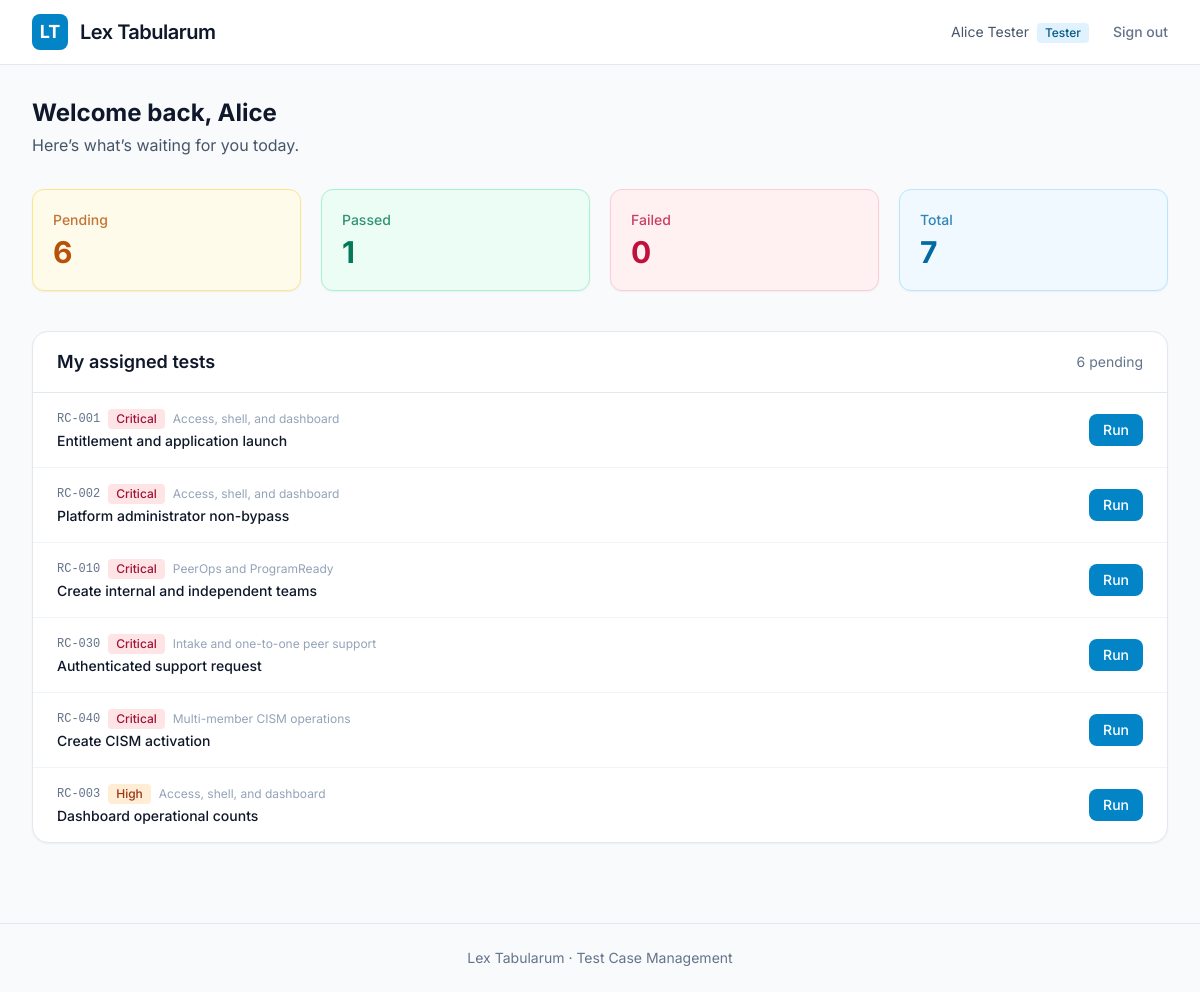
/web/public/index.php (signed in), run on the app's committed database.
### tables this page shows
CREATE TABLE users (
    id              INT UNSIGNED AUTO_INCREMENT PRIMARY KEY,
    username        VARCHAR(50)  NOT NULL UNIQUE,
    email           VARCHAR(255) NOT NULL UNIQUE,
    full_name       VARCHAR(150) NOT NULL,
    password_hash   VARCHAR(255) NOT NULL,
    role            ENUM('tester', 'lead', 'admin') NOT NULL DEFAULT 'tester',
    is_active       TINYINT(1)   NOT NULL DEFAULT 1,
    created_at      DATETIME     NOT NULL DEFAULT CURRENT_TIMESTAMP,
    updated_at      DATETIME     NOT NULL DEFAULT CURRENT_TIMESTAMP ON UPDATE CURRENT_TIMESTAMP
);

CREATE TABLE test_executions (
    id                  INT UNSIGNED AUTO_INCREMENT PRIMARY KEY,
    test_case_id        INT UNSIGNED NOT NULL,
    assigned_to         INT UNSIGNED NULL,
    executed_by         INT UNSIGNED NULL,
    status              ENUM('pending','pass','fail','blocked','skipped') NOT NULL DEFAULT 'pending',
    notes               TEXT,
    failure_description TEXT,
    screenshot_path     VARCHAR(500) NULL,
    executed_at         DATETIME NULL,
    created_at          DATETIME NOT NULL DEFAULT CURRENT_TIMESTAMP,
    updated_at          DATETIME NOT NULL DEFAULT CURRENT_TIMESTAMP ON UPDATE CURRENT_TIMESTAMP,
    FOREIGN KEY (test_case_id) REFERENCES test_cases(id) ON DELETE CASCADE,
    FOREIGN KEY (assigned_to)  REFERENCES users(id) ON DELETE SET NULL,
    FOREIGN KEY (executed_by)  REFERENCES users(id) ON DELETE SET NULL,
    INDEX idx_status (status),
    INDEX idx_assigned (assigned_to),
    INDEX idx_executed_by (executed_by)
);

CREATE TABLE test_cases (
    id              INT UNSIGNED AUTO_INCREMENT PRIMARY KEY,
    suite_id        INT UNSIGNED NULL,
    external_id     VARCHAR(100) NULL,
    title           VARCHAR(255) NOT NULL,
    description     TEXT,
    preconditions   TEXT,
    steps           TEXT NOT NULL,
    expected_result TEXT NOT NULL,
    priority        ENUM('critical','high','medium','low') NOT NULL DEFAULT 'medium',
    tags            VARCHAR(500) NULL,
    is_active       TINYINT(1) NOT NULL DEFAULT 1,
    created_by      INT UNSIGNED NULL,
    created_at      DATETIME NOT NULL DEFAULT CURRENT_TIMESTAMP,
    updated_at      DATETIME NOT NULL DEFAULT CURRENT_TIMESTAMP ON UPDATE CURRENT_TIMESTAMP,
    FOREIGN KEY (suite_id)   REFERENCES test_suites(id) ON DELETE SET NULL,
    FOREIGN KEY (created_by) REFERENCES users(id) ON DELETE SET NULL,
    INDEX idx_external_id (external_id),
    INDEX idx_priority (priority),
    INDEX idx_active (is_active)
);

CREATE TABLE test_suites (
    id              INT UNSIGNED AUTO_INCREMENT PRIMARY KEY,
    name            VARCHAR(150) NOT NULL,
    description     TEXT,
    created_by      INT UNSIGNED NULL,
    created_at      DATETIME NOT NULL DEFAULT CURRENT_TIMESTAMP,
    FOREIGN KEY (created_by) REFERENCES users(id) ON DELETE SET NULL
);

### web/config/database.php (called while the page is built, shortened)
<?php
function getPDO(): PDO
{
    static $pdo = null;
    if ($pdo === null) {
        $dsn = 'mysql:host=' . DB_HOST . ';dbname=' . DB_NAME . ';charset=' . DB_CHARSET;
        $pdo = new PDO($dsn, DB_USER, DB_PASS, [
            PDO::ATTR_ERRMODE            => PDO::ERRMODE_EXCEPTION,
            PDO::ATTR_DEFAULT_FETCH_MODE => PDO::FETCH_ASSOC,
            PDO::ATTR_EMULATE_PREPARES   => false,
        ]);
    }
    return $pdo;
}

### web/includes/auth.php (called while the page is built, shortened)
<?php
require_once __DIR__ . '/../config/database.php';
function currentUser(): ?array
{
    static $user = null;
    if ($user === null) {
        $stmt = getPDO()->prepare('SELECT id, username, email, full_name, role FROM users WHERE id = ? AND is_active = 1');
        $stmt->execute([$_SESSION['user_id']]);
        $user = $stmt->fetch() ?: null;
    }
    return $user;
}
function requireLogin(): void
{
    if (!currentUser()) {
        header('Location: /login.php');
        exit;
    }
}

### web/public/index.php (the view, shortened to what this page needs)
<?php
require_once __DIR__ . '/../includes/auth.php';
requireLogin();
$user = currentUser();
$pdo  = getPDO();
$stmt = $pdo->prepare("
    SELECT
        SUM(status = 'pending')  AS pending,
        SUM(status = 'pass')     AS passed,
        SUM(status = 'fail')     AS failed,
        SUM(status = 'blocked')  AS blocked,
        COUNT(*)                 AS total
    FROM test_executions
    WHERE assigned_to = ?
");
$stmt->execute([$user['id']]);
$stats = $stmt->fetch();
$stmt = $pdo->prepare("
    SELECT e.id, e.status, e.created_at,
           tc.external_id, tc.title, tc.priority, ts.name AS suite_name
    FROM test_executions e
    JOIN test_cases tc ON tc.id = e.test_case_id
    LEFT JOIN test_suites ts ON ts.id = tc.suite_id
    WHERE e.assigned_to = ? AND e.status = 'pending'
    ORDER BY FIELD(tc.priority, 'critical','high','medium','low'), e.created_at
    LIMIT 15
");
$stmt->execute([$user['id']]);
$assigned = $stmt->fetchAll();
require __DIR__ . '/../includes/header.php';
?>
<div class="mb-8">
    <h1 class="text-2xl font-bold text-slate-900">
        Welcome back, <?= htmlspecialchars(explode(' ', $user['full_name'])[0]) ?>
    </h1>
    <p class="mt-1 text-slate-600">Here’s what’s waiting for you today.</p>
</div>
<div class="grid grid-cols-1 sm:grid-cols-2 lg:grid-cols-4 gap-5 mb-10">
    <?php
    $cards = [
        ['label' => 'Pending',  'value' => $stats['pending'] ?? 0, 'color' => 'bg-amber-50 text-amber-700 border-amber-200'],
        ['label' => 'Passed',   'value' => $stats['passed']  ?? 0, 'color' => 'bg-emerald-50 text-emerald-700 border-emerald-200'],
        ['label' => 'Failed',   'value' => $stats['failed']  ?? 0, 'color' => 'bg-rose-50 text-rose-700 border-rose-200'],
        ['label' => 'Total',    'value' => $stats['total']   ?? 0, 'color' => 'bg-sky-50 text-sky-700 border-sky-200'],
    ];
    foreach ($cards as $card):
    ?>
    <div class="rounded-xl border <?= $card['color'] ?> p-5 shadow-sm">
        <p class="text-sm font-medium opacity-80"><?= $card['label'] ?></p>
        <p class="mt-1 text-3xl font-bold"><?= (int)$card['value'] ?></p>
    </div>
    <?php endforeach; ?>
</div>
<div class="bg-white rounded-2xl shadow-sm border border-slate-200 overflow-hidden">
    <div class="px-6 py-4 border-b border-slate-200 flex items-center justify-between">
        <h2 class="text-lg font-semibold text-slate-900">My assigned tests</h2>
        <span class="text-sm text-slate-500"><?= count($assigned) ?> pending</span>
    </div>
    <?php if (empty($assigned)): ?>
        <div class="px-6 py-16 text-center">
            <div class="inline-flex items-center justify-center w-12 h-12 rounded-full bg-slate-100 text-slate-400 mb-4">
                <svg class="w-6 h-6" fill="none" stroke="currentColor" viewBox="0 0 24 24"><path stroke-linecap="round" stroke-linejoin="round" stroke-width="2" d="M9 12l2 2 4-4m6 2a9 9 0 11-18 0 9 9 0 0118 0z"/></svg>
            </div>
            <p class="text-slate-600 font-medium">You’re all caught up</p>
            <p class="text-sm text-slate-500 mt-1">No pending tests assigned to you right now.</p>
        </div>
    <?php else: ?>
        <ul class="divide-y divide-slate-100">
            <?php foreach ($assigned as $row): ?>
            <li class="px-6 py-4 hover:bg-slate-50 transition flex items-center justify-between gap-4">
                <div class="min-w-0 flex-1">
                    <div class="flex items-center gap-2 mb-0.5">
                        <span class="text-xs font-mono font-medium text-slate-500"><?= htmlspecialchars($row['external_id']) ?></span>
                        <?php
                        $prioColor = match($row['priority']) {
                            'critical' => 'bg-rose-100 text-rose-800',
                            'high'     => 'bg-orange-100 text-orange-800',
                            'medium'   => 'bg-sky-100 text-sky-800',
                            default    => 'bg-slate-100 text-slate-700',
                        };
                        ?>
                        <span class="inline-flex items-center px-2 py-0.5 rounded text-xs font-medium <?= $prioColor ?>">
                            <?= ucfirst($row['priority']) ?>
                        </span>
                        <?php if ($row['suite_name']): ?>
                            <span class="text-xs text-slate-400 truncate"><?= htmlspecialchars($row['suite_name']) ?></span>
                        <?php endif; ?>
                    </div>
                    <p class="text-sm font-medium text-slate-900 truncate"><?= htmlspecialchars($row['title']) ?></p>
                </div>
                <a href="/execute.php?id=<?= (int)$row['id'] ?>"
                   class="shrink-0 inline-flex items-center px-3.5 py-1.5 rounded-lg text-sm font-medium bg-sky-600 text-white hover:bg-sky-700 transition">
                    Run
                </a>
            </li>
            <?php endforeach; ?>
        </ul>
    <?php endif; ?>
</div>
<?php require __DIR__ . '/../includes/footer.php'; ?>

### web/includes/header.php (shortened to what this page needs)
<?php
$user = currentUser();
?>
<!DOCTYPE html>
<html lang="en" class="h-full">
<head>
    <script src="https://cdn.tailwindcss.com"></script>
</head>
<body class="h-full bg-slate-50 text-slate-800">
<div class="min-h-full">
    <nav class="bg-white border-b border-slate-200">
        <div class="max-w-7xl mx-auto px-4 sm:px-6 lg:px-8">
            <div class="flex justify-between h-16">
                <div class="flex items-center gap-3">
                    <div class="flex items-center justify-center w-9 h-9 rounded-lg bg-brand-600 text-white font-bold text-lg">
                        LT
                    </div>
                    <span class="text-xl font-semibold tracking-tight text-slate-900">Lex Tabularum</span>
                </div>
                <?php if ($user): ?>
                <div class="flex items-center gap-6">
                    <span class="text-sm text-slate-600">
                        <?= htmlspecialchars($user['full_name']) ?>
                        <span class="ml-1 inline-flex items-center px-2 py-0.5 rounded text-xs font-medium
                            <?= $user['role'] === 'admin' ? 'bg-purple-100 text-purple-800' :
                               ($user['role'] === 'lead' ? 'bg-amber-100 text-amber-800' : 'bg-sky-100 text-sky-800') ?>">
                            <?= ucfirst($user['role']) ?>
                        </span>
                    </span>
                    <a href="/logout.php" class="text-sm font-medium text-slate-500 hover:text-slate-900 transition">
                        Sign out
                    </a>
                </div>
                <?php endif; ?>
            </div>
        </div>
    </nav>
    <main class="max-w-7xl mx-auto px-4 sm:px-6 lg:px-8 py-8">

### web/includes/footer.php (shortened to what this page needs)
    </main>
    <footer class="border-t border-slate-200 mt-12">
        <div class="max-w-7xl mx-auto px-4 py-6 text-center text-sm text-slate-500">
            Lex Tabularum · Test Case Management
        </div>
    </footer>
</div>
</body>
</html>

### web/includes/header.php (style rules this page uses)
body { font-family: 'Inter', system-ui, sans-serif; }

### data on the page
users: full_name "Alice Tester", role "Tester", full_name "Alice"
test_executions: test_case.external_id "RC-001", test_case.priority "Critical", test_suites.name "Access, shell, and dashboard", test_case.title "Entitlement and application launch"
test_executions: test_case.external_id "RC-002", test_case.priority "Critical", test_suites.name "Access, shell, and dashboard", test_case.title "Platform administrator non-bypass"
test_executions: test_case.external_id "RC-010", test_case.priority "Critical", test_suites.name "PeerOps and ProgramReady", test_case.title "Create internal and independent teams"
test_executions: test_case.external_id "RC-030", test_case.priority "Critical", test_suites.name "Intake and one-to-one peer support", test_case.title "Authenticated support request"
test_executions: test_case.external_id "RC-040", test_case.priority "Critical", test_suites.name "Multi-member CISM operations", test_case.title "Create CISM activation"
test_executions: test_case.external_id "RC-003", test_case.priority "High", test_suites.name "Access, shell, and dashboard", test_case.title "Dashboard operational counts"

### other printed values
$card['label'] "Pending"
$card['value'] "6"
$card['label'] "Passed"
$card['value'] "1"
$card['label'] "Failed"
$card['value'] "0"
$card['label'] "Total"
$card['value'] "7"
count($assigned) "6"
